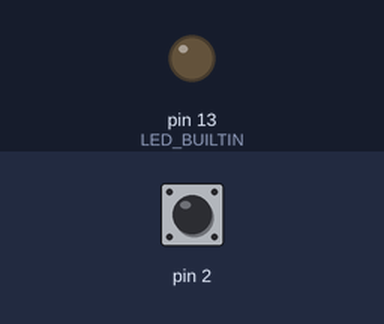
This sketch was run on a simulated Arduino Uno, built with avr-gcc and run on an emulated ATmega328P. Shown: output pins drawn as LEDs (lit = HIGH). The test bench sets the inputs (shaded band); at power-on: pin 2 HIGH. Sleep ends after the set time or at an interrupt.

Above: at 1.2 s.
1.3 s: pin 2 pulled LOW for 0.15 s
At 1.37 s:
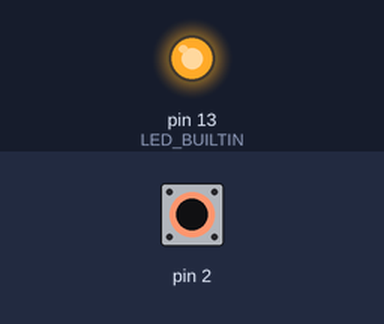
2.9 s: pin 2 pulled LOW for 3.2 s
At 7.5 s:
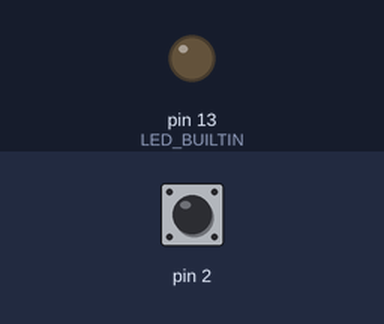
Timing chart, 0 to 9.0 s (numbered marks = the images above; inputs shaded):
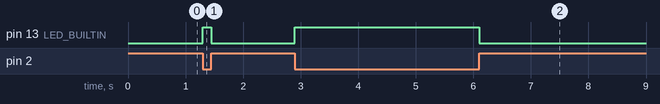

Measured:
- after the input at 1.3 s, pin 13 (LED_BUILTIN): LOW → HIGH at once, → LOW 0.15 s later
- after the input at 2.9 s, pin 13 (LED_BUILTIN): LOW → HIGH at once, → LOW 3.2 s later

The sketch:

interrupts_1_ext_blink.ino
```cpp
#include <avr/sleep.h>

void onPinChange()
{
    digitalWrite(LED_BUILTIN, !digitalRead(2));
}

void setup()
{
    pinMode(LED_BUILTIN, OUTPUT);
    pinMode(2, INPUT_PULLUP);
    attachInterrupt(digitalPinToInterrupt(2), onPinChange, CHANGE);
}

void loop()
{
    sleep_enable();
    set_sleep_mode(SLEEP_MODE_PWR_DOWN);
    sleep_cpu();
}
```
